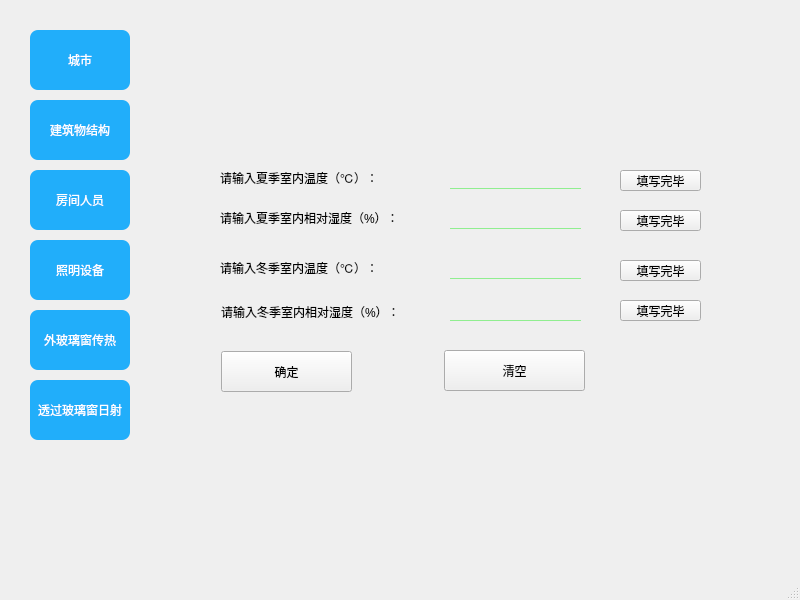
<?xml version="1.0" encoding="UTF-8"?>
<ui version="4.0">
 <class>MainWindow</class>
 <widget class="QMainWindow" name="MainWindow">
  <property name="geometry">
   <rect>
    <x>0</x>
    <y>0</y>
    <width>800</width>
    <height>600</height>
   </rect>
  </property>
  <property name="minimumSize">
   <size>
    <width>800</width>
    <height>600</height>
   </size>
  </property>
  <property name="maximumSize">
   <size>
    <width>800</width>
    <height>600</height>
   </size>
  </property>
  <property name="windowTitle">
   <string>MainWindow</string>
  </property>
  <property name="styleSheet">
   <string notr="true">Qwidget#centralwidget {
	border-image: url(:/wuding1/tianda.png);
}
</string>
  </property>
  <widget class="QWidget" name="centralwidget">
   <widget class="QPushButton" name="fangjian">
    <property name="geometry">
     <rect>
      <x>30</x>
      <y>100</y>
      <width>100</width>
      <height>60</height>
     </rect>
    </property>
    <property name="minimumSize">
     <size>
      <width>100</width>
      <height>60</height>
     </size>
    </property>
    <property name="maximumSize">
     <size>
      <width>100</width>
      <height>60</height>
     </size>
    </property>
    <property name="styleSheet">
     <string notr="true">QPushButton{
color:white;
font: 5pt &quot;楷体&quot;;
border-radius:8px;
background-color:rgb(33, 174, 250);
spacing:20px;
}
QPushButton:hover{
background-color:rgb(72,203,250);
}
QPushButton:pressed{
background-color:rgb(85,85,255);
}</string>
    </property>
    <property name="text">
     <string>建筑物结构</string>
    </property>
   </widget>
   <widget class="QPushButton" name="renshu">
    <property name="geometry">
     <rect>
      <x>30</x>
      <y>170</y>
      <width>100</width>
      <height>60</height>
     </rect>
    </property>
    <property name="minimumSize">
     <size>
      <width>100</width>
      <height>60</height>
     </size>
    </property>
    <property name="maximumSize">
     <size>
      <width>100</width>
      <height>60</height>
     </size>
    </property>
    <property name="styleSheet">
     <string notr="true">QPushButton{
color:white;
font: 5pt &quot;楷体&quot;;
border-radius:8px;
background-color:rgb(33, 174, 250);
spacing:20px;
}
QPushButton:hover{
background-color:rgb(72,203,250);
}
QPushButton:pressed{
background-color:rgb(85,85,255);
}</string>
    </property>
    <property name="text">
     <string>房间人员</string>
    </property>
   </widget>
   <widget class="QLabel" name="label_3">
    <property name="geometry">
     <rect>
      <x>220</x>
      <y>170</y>
      <width>211</width>
      <height>16</height>
     </rect>
    </property>
    <property name="styleSheet">
     <string notr="true">font: 6pt &quot;楷体&quot;;</string>
    </property>
    <property name="text">
     <string>请输入夏季室内温度（℃）：</string>
    </property>
   </widget>
   <widget class="QLabel" name="label_4">
    <property name="geometry">
     <rect>
      <x>220</x>
      <y>210</y>
      <width>221</width>
      <height>16</height>
     </rect>
    </property>
    <property name="styleSheet">
     <string notr="true">font: 6pt &quot;楷体&quot;;</string>
    </property>
    <property name="text">
     <string>请输入夏季室内相对湿度（%）：</string>
    </property>
   </widget>
   <widget class="QLineEdit" name="xia_wen">
    <property name="geometry">
     <rect>
      <x>450</x>
      <y>170</y>
      <width>131</width>
      <height>19</height>
     </rect>
    </property>
    <property name="styleSheet">
     <string notr="true">background-color: transparent;
color: rgb(10, 55, 255);
border:none;
border-bottom:1px solid lightgreen;</string>
    </property>
   </widget>
   <widget class="QLineEdit" name="xia_shi">
    <property name="geometry">
     <rect>
      <x>450</x>
      <y>210</y>
      <width>131</width>
      <height>19</height>
     </rect>
    </property>
    <property name="styleSheet">
     <string notr="true">background-color: transparent;
color: rgb(10, 55, 255);
border:none;
border-bottom:1px solid lightgreen;</string>
    </property>
   </widget>
   <widget class="QPushButton" name="zhaoming">
    <property name="geometry">
     <rect>
      <x>30</x>
      <y>240</y>
      <width>100</width>
      <height>60</height>
     </rect>
    </property>
    <property name="minimumSize">
     <size>
      <width>100</width>
      <height>60</height>
     </size>
    </property>
    <property name="maximumSize">
     <size>
      <width>100</width>
      <height>60</height>
     </size>
    </property>
    <property name="styleSheet">
     <string notr="true">QPushButton{
color:white;
font: 5pt &quot;楷体&quot;;
border-radius:8px;
background-color:rgb(33, 174, 250);
spacing:20px;
}
QPushButton:hover{
background-color:rgb(72,203,250);
}
QPushButton:pressed{
background-color:rgb(85,85,255);
}</string>
    </property>
    <property name="text">
     <string>照明设备</string>
    </property>
   </widget>
   <widget class="QPushButton" name="chengshi">
    <property name="geometry">
     <rect>
      <x>30</x>
      <y>30</y>
      <width>100</width>
      <height>60</height>
     </rect>
    </property>
    <property name="minimumSize">
     <size>
      <width>100</width>
      <height>60</height>
     </size>
    </property>
    <property name="maximumSize">
     <size>
      <width>100</width>
      <height>60</height>
     </size>
    </property>
    <property name="styleSheet">
     <string notr="true">QPushButton{
color:white;
font: 5pt &quot;楷体&quot;;
border-radius:8px;
background-color:rgb(33, 174, 250);
spacing:20px;
}
QPushButton:hover{
background-color:rgb(72,203,250);
}
QPushButton:pressed{
background-color:rgb(85,85,255);
}</string>
    </property>
    <property name="text">
     <string>城市</string>
    </property>
   </widget>
   <widget class="QLabel" name="label_2">
    <property name="geometry">
     <rect>
      <x>220</x>
      <y>260</y>
      <width>211</width>
      <height>16</height>
     </rect>
    </property>
    <property name="styleSheet">
     <string notr="true">font: 6pt &quot;楷体&quot;;</string>
    </property>
    <property name="text">
     <string>请输入冬季室内温度（℃）：</string>
    </property>
   </widget>
   <widget class="QLineEdit" name="dong_wen">
    <property name="geometry">
     <rect>
      <x>450</x>
      <y>260</y>
      <width>131</width>
      <height>19</height>
     </rect>
    </property>
    <property name="styleSheet">
     <string notr="true">background-color: transparent;
color: rgb(10, 55, 255);
border:none;
border-bottom:1px solid lightgreen;</string>
    </property>
   </widget>
   <widget class="QLineEdit" name="dong_shi">
    <property name="geometry">
     <rect>
      <x>450</x>
      <y>300</y>
      <width>131</width>
      <height>21</height>
     </rect>
    </property>
    <property name="styleSheet">
     <string notr="true">background-color: transparent;
color: rgb(10, 55, 255);
border:none;
border-bottom:1px solid lightgreen;</string>
    </property>
   </widget>
   <widget class="QLabel" name="label">
    <property name="geometry">
     <rect>
      <x>221</x>
      <y>304</y>
      <width>221</width>
      <height>16</height>
     </rect>
    </property>
    <property name="styleSheet">
     <string notr="true">font: 6pt &quot;楷体&quot;;</string>
    </property>
    <property name="text">
     <string>请输入冬季室内相对湿度（%）：</string>
    </property>
   </widget>
   <widget class="QPushButton" name="qingkong">
    <property name="geometry">
     <rect>
      <x>444</x>
      <y>350</y>
      <width>141</width>
      <height>41</height>
     </rect>
    </property>
    <property name="text">
     <string>清空</string>
    </property>
   </widget>
   <widget class="QPushButton" name="queren">
    <property name="geometry">
     <rect>
      <x>221</x>
      <y>351</y>
      <width>131</width>
      <height>41</height>
     </rect>
    </property>
    <property name="text">
     <string>确定</string>
    </property>
   </widget>
   <widget class="QPushButton" name="queren_xiawen">
    <property name="geometry">
     <rect>
      <x>620</x>
      <y>170</y>
      <width>81</width>
      <height>21</height>
     </rect>
    </property>
    <property name="styleSheet">
     <string notr="true">font: 6pt &quot;楷体&quot;;</string>
    </property>
    <property name="text">
     <string>填写完毕</string>
    </property>
   </widget>
   <widget class="QPushButton" name="bolichuang">
    <property name="geometry">
     <rect>
      <x>30</x>
      <y>310</y>
      <width>100</width>
      <height>60</height>
     </rect>
    </property>
    <property name="minimumSize">
     <size>
      <width>100</width>
      <height>60</height>
     </size>
    </property>
    <property name="maximumSize">
     <size>
      <width>100</width>
      <height>60</height>
     </size>
    </property>
    <property name="styleSheet">
     <string notr="true">QPushButton{
color:white;
font: 5pt &quot;楷体&quot;;
border-radius:8px;
background-color:rgb(33, 174, 250);
spacing:20px;
}
QPushButton:hover{
background-color:rgb(72,203,250);
}
QPushButton:pressed{
background-color:rgb(85,85,255);
}</string>
    </property>
    <property name="text">
     <string>外玻璃窗传热</string>
    </property>
   </widget>
   <widget class="QPushButton" name="queren_xiashi">
    <property name="geometry">
     <rect>
      <x>620</x>
      <y>210</y>
      <width>81</width>
      <height>21</height>
     </rect>
    </property>
    <property name="styleSheet">
     <string notr="true">font: 6pt &quot;楷体&quot;;</string>
    </property>
    <property name="text">
     <string>填写完毕</string>
    </property>
   </widget>
   <widget class="QPushButton" name="queren_dongshi">
    <property name="geometry">
     <rect>
      <x>620</x>
      <y>300</y>
      <width>81</width>
      <height>21</height>
     </rect>
    </property>
    <property name="styleSheet">
     <string notr="true">font: 6pt &quot;楷体&quot;;</string>
    </property>
    <property name="text">
     <string>填写完毕</string>
    </property>
   </widget>
   <widget class="QPushButton" name="queren_dongwen">
    <property name="geometry">
     <rect>
      <x>620</x>
      <y>260</y>
      <width>81</width>
      <height>21</height>
     </rect>
    </property>
    <property name="styleSheet">
     <string notr="true">font: 6pt &quot;楷体&quot;;</string>
    </property>
    <property name="text">
     <string>填写完毕</string>
    </property>
   </widget>
   <widget class="QPushButton" name="bolichuang_1">
    <property name="geometry">
     <rect>
      <x>30</x>
      <y>380</y>
      <width>100</width>
      <height>60</height>
     </rect>
    </property>
    <property name="minimumSize">
     <size>
      <width>100</width>
      <height>60</height>
     </size>
    </property>
    <property name="maximumSize">
     <size>
      <width>100</width>
      <height>60</height>
     </size>
    </property>
    <property name="styleSheet">
     <string notr="true">QPushButton{
color:white;
font: 5pt &quot;楷体&quot;;
border-radius:8px;
background-color:rgb(33, 174, 250);
spacing:20px;
}
QPushButton:hover{
background-color:rgb(72,203,250);
}
QPushButton:pressed{
background-color:rgb(85,85,255);
}</string>
    </property>
    <property name="text">
     <string>透过玻璃窗日射</string>
    </property>
   </widget>
  </widget>
  <widget class="QMenuBar" name="menubar">
   <property name="geometry">
    <rect>
     <x>0</x>
     <y>0</y>
     <width>800</width>
     <height>22</height>
    </rect>
   </property>
  </widget>
  <widget class="QStatusBar" name="statusbar"/>
 </widget>
 <resources>
  <include location="../pic/wuding.qrc"/>
 </resources>
 <connections/>
</ui>
